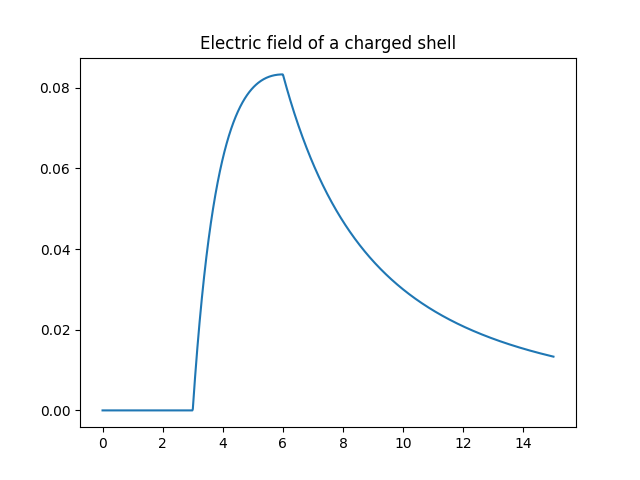

Generate this figure with Python:
import numpy as np
import matplotlib.pyplot as plt

b = 6
a = 3

r = np.linspace(0,15,1000)

def efield(x):
    return np.where(x < 3, 0, np.where(x < 6, (x-a)/r**2, (b-a)/r**2))


plt.plot(r,efield(r))
plt.title("Electric field of a charged shell")
plt.savefig("ch02/p16.png")
plt.show()
